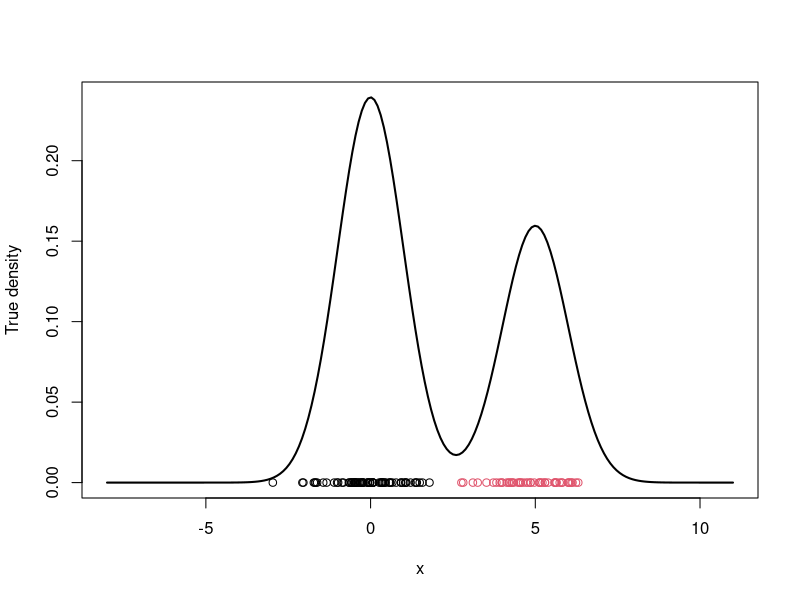
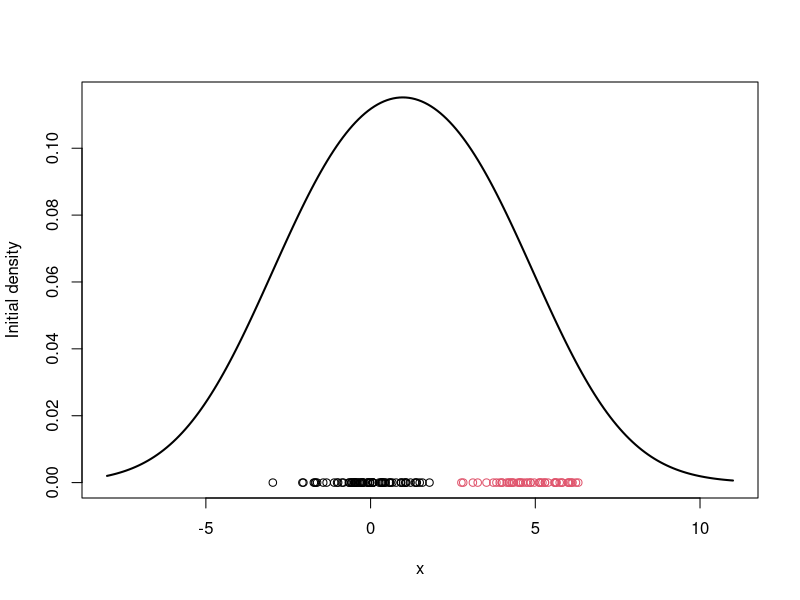
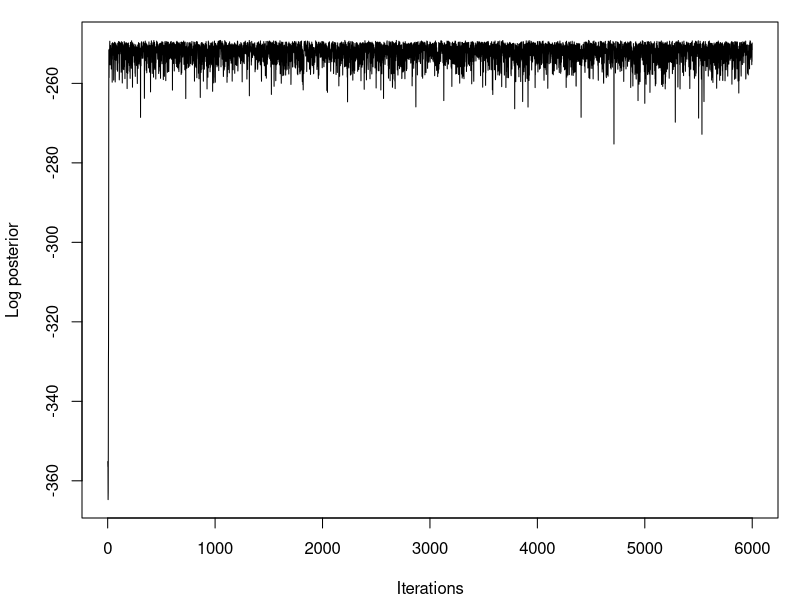
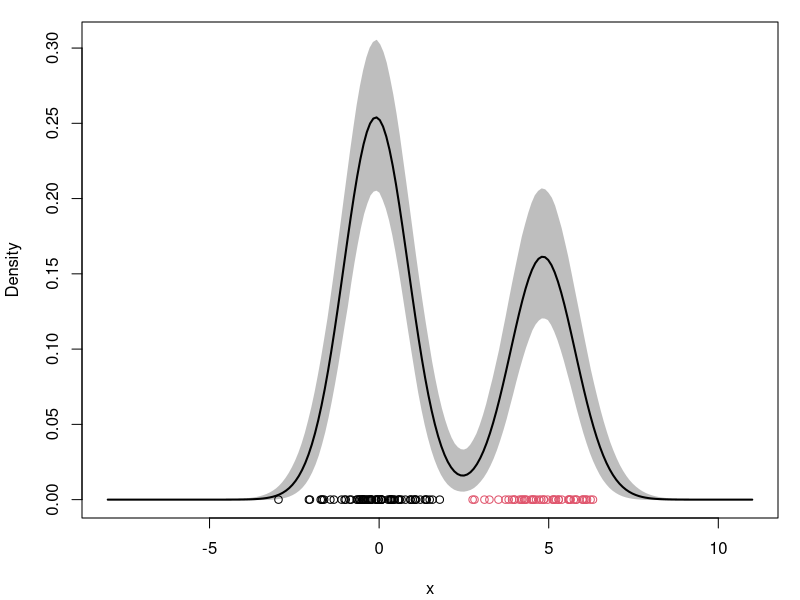
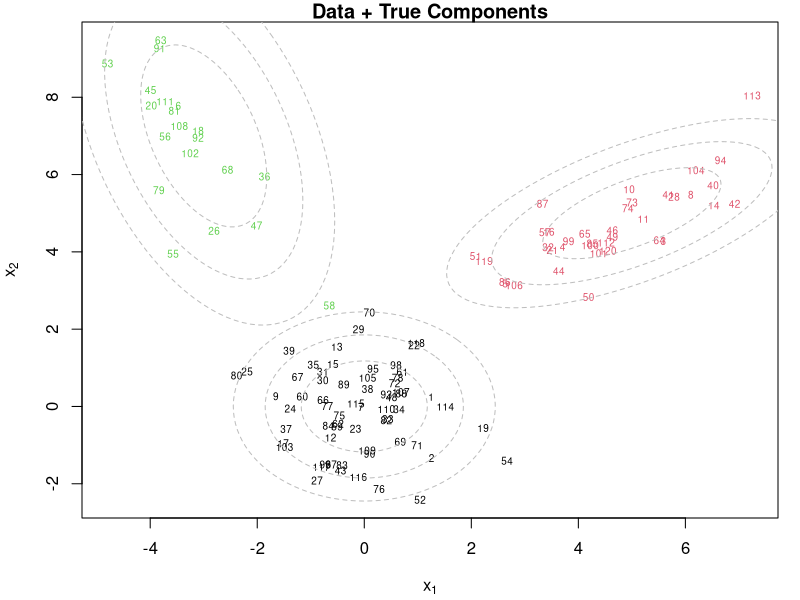
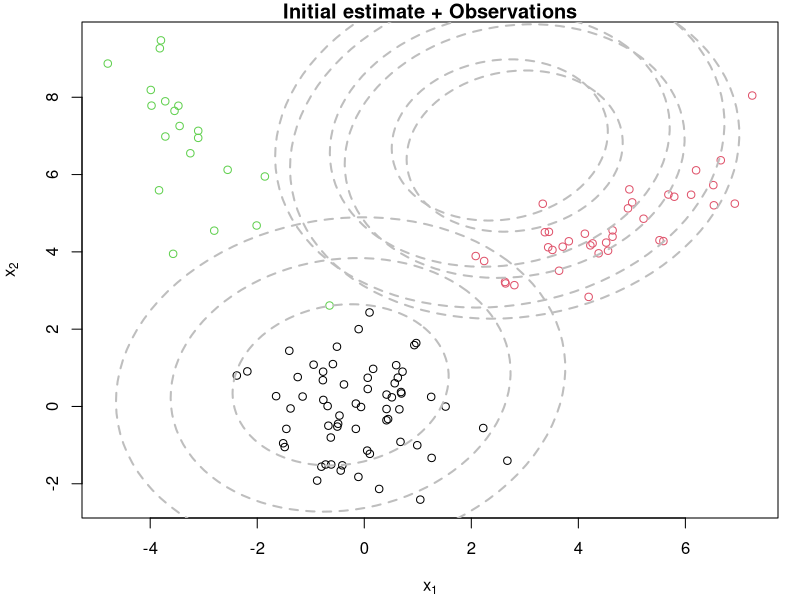
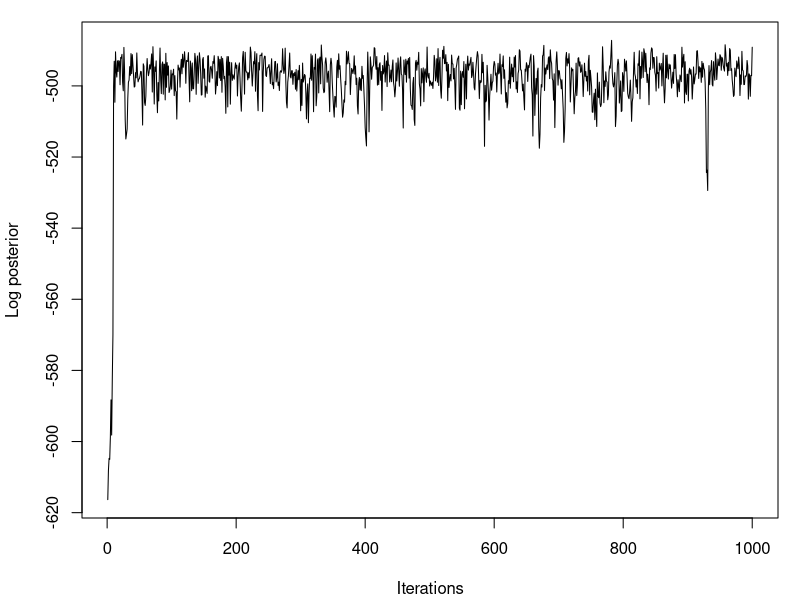
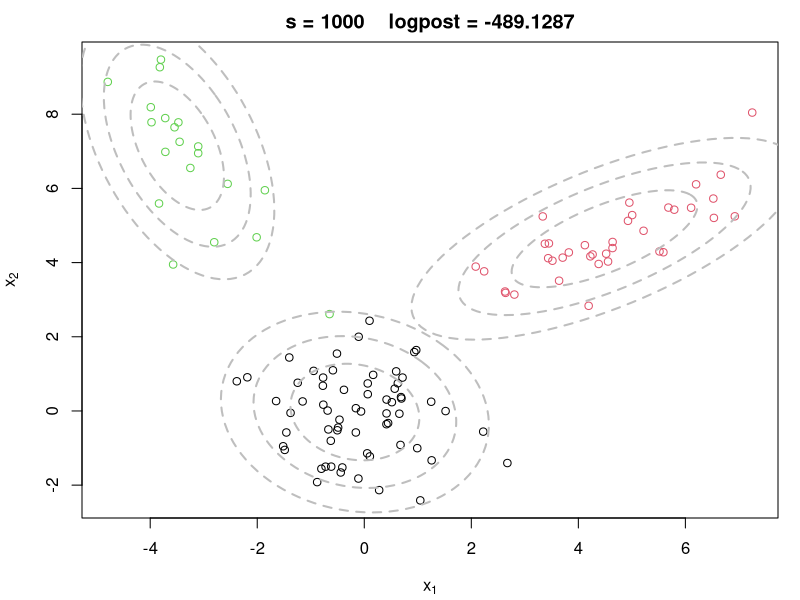

Write the R code that produced these figures, in order.
## ---- chunk 1
#| label: lbl-mcmc-setup

#### Example of an MCMC algorithm for fitting a location mixture of 2 Gaussian components
#### The algorithm is tested using simulated data

## Clear the environment and load required libraries
rm(list=ls())
library(MCMCpack)
set.seed(81196)  # So that results are reproducible
## ---- chunk 2
#| label: lbl-mcmc-generate-data
## Generate data from a mixture with 2 components
KK         = 2
w.true     = 0.6  # True weights associated with the components
mu.true    = rep(0, KK)
mu.true[1] = 0   # True mean for the first component
mu.true[2] = 5   # True mean for the second component
sigma.true = 1   # True standard deviation of all components
n          = 120         # Number of observations to be generated
cc.true = sample(1:KK, n, replace=T, prob=c(w.true,1-w.true))
x  = rep(0, n)
for(i in 1:n){
  x[i] = rnorm(1, mu.true[cc.true[i]], sigma.true)
}
## ---- chunk 3
#| label: fig-mcmc-true-density
#| fig-cap: "True density and data points"

# Plot the true density
par(mfrow=c(1,1))
xx.true = seq(-8,11,length=200)
yy.true = w.true*dnorm(xx.true, mu.true[1], sigma.true) + 
  (1-w.true)*dnorm(xx.true, mu.true[2], sigma.true) 
plot(xx.true, yy.true, type="l", xlab="x", ylab="True density", lwd=2)
points(x, rep(0,n), col=cc.true)
## ---- chunk 4
#| label: lbl-mcmc-algorithm

## Initialize the parameters
w     = 1/2                         #Assign equal weight to each component to start with
mu    = rnorm(KK, mean(x), sd(x))   #Random cluster centers randomly spread over the support of the data
sigma = sd(x)                       #Initial standard deviation

# Plot the initial guess for the density
xx = seq(-8,11,length=200)
yy = w*dnorm(xx, mu[1], sigma) + (1-w)*dnorm(xx, mu[2], sigma)
plot(xx, yy, type="l", ylim=c(0, max(yy)), xlab="x", 
     ylab="Initial density", lwd=2)
points(x, rep(0,n), col=cc.true)

## The actual MCMC algorithm starts here
# Priors
aa  = rep(1,KK)  # Uniform prior on w
eta = 0          # Mean 0 for the prior on mu_k
tau = 5          # Standard deviation 5 on the prior for mu_l
dd  = 2
qq  = 1

# Number of iterations of the sampler
rrr   = 6000
burn  = 1000


# Storing the samples
cc.out    = array(0, dim=c(rrr, n))
w.out     = rep(0, rrr)
mu.out    = array(0, dim=c(rrr, KK))
sigma.out = rep(0, rrr)
logpost   = rep(0, rrr)

# MCMC iterations
for(s in 1:rrr){
  # Sample the indicators
  cc = rep(0,n)
  for(i in 1:n){
    v = rep(0,KK)
    v[1] = log(w) + dnorm(x[i], mu[1], sigma, log=TRUE)  #Compute the log of the weights
    v[2] = log(1-w) + dnorm(x[i], mu[2], sigma, log=TRUE)  #Compute the log of the weights
    v = exp(v - max(v))/sum(exp(v - max(v)))
    cc[i] = sample(1:KK, 1, replace=TRUE, prob=v)
  }
  
  # Sample the weights
  w = rbeta(1, aa[1] + sum(cc==1), aa[2] + sum(cc==2))

  # Sample the means
  for(k in 1:KK){
    nk    = sum(cc==k)
    xsumk = sum(x[cc==k])
    tau2.hat = 1/(nk/sigma^2 + 1/tau^2)
    mu.hat  = tau2.hat*(xsumk/sigma^2 + eta/tau^2)
    mu[k]   = rnorm(1, mu.hat, sqrt(tau2.hat))
  }

  # Sample the variances
  dd.star = dd + n/2
  qq.star = qq + sum((x - mu[cc])^2)/2
  sigma = sqrt(rinvgamma(1, dd.star, qq.star))

  # Store samples
  cc.out[s,]   = cc
  w.out[s]     = w
  mu.out[s,]   = mu
  sigma.out[s] = sigma


  # Compute the log posterior
  for(i in 1:n){
    if(cc[i]==1){
      logpost[s] = logpost[s] + log(w) + dnorm(x[i], mu[1], sigma, log=TRUE)
    }else{
      logpost[s] = logpost[s] + log(1-w) + dnorm(x[i], mu[2], sigma, log=TRUE)
    }
  }

  logpost[s] = logpost[s] + dbeta(w, aa[1], aa[2],log = T)
  for(k in 1:KK){
    logpost[s] = logpost[s] + dnorm(mu[k], eta, tau, log = T)
  }

  logpost[s] = logpost[s] + log(dinvgamma(sigma^2, dd, 1/qq))
  
  # print s every 500 iterations
  if(s/500==floor(s/500)){
    print(paste("s =",s))
  }
}
## ---- chunk 5
#| label: fig-mcmc-plot-logpost
#| fig-cap: "Log posterior distribution for various samples"

## Plot the logposterior distribution for various samples
par(mfrow=c(1,1))
par(mar=c(4,4,1,1)+0.1)
plot(logpost, type="l", xlab="Iterations", ylab="Log posterior")

xx = seq(-8,11,length=200)
density.posterior = array(0, dim=c(rrr-burn,length(xx)))
for(s in 1:(rrr-burn)){
  density.posterior[s,] = density.posterior[s,] + w.out[s+burn]*dnorm(xx,mu.out[s+burn,1],sigma.out[s+burn]) +
                                                  (1-w.out[s+burn])*dnorm(xx,mu.out[s+burn,2],sigma.out[s+burn])
}
## ---- chunk 6
#| label: fig-mcmc-plot-density
#| fig-cap: "Posterior density estimate"
## report the posterior mean and 95% credible interval
density.posterior.m = apply(density.posterior , 2, mean)
density.posterior.lq = apply(density.posterior, 2, quantile, 0.025)
density.posterior.uq = apply(density.posterior, 2, quantile, 0.975)

## Plot the posterior density estimate
par(mfrow=c(1,1))
par(mar=c(4,4,1,1)+0.1)
plot(xx, density.posterior.m, type="n",ylim=c(0,max(density.posterior.uq)), xlab="x", ylab="Density")
polygon(c(xx,rev(xx)), c(density.posterior.lq, rev(density.posterior.uq)), col="grey", border="grey")
lines(xx, density.posterior.m, lwd=2)
points(x, rep(0,n), col=cc.true)
## ---- chunk 7
#| label: lbl-mcmc-example-2
#| 
#### Example of an MCMC algorithm for fitting a mixtures of K p-variate Gaussian components
#### The algorithm is tested using simulated data

## Clear the environment and load required libraries
rm(list=ls())
library(mvtnorm)
library(ellipse)
library(MCMCpack)

## Generate data from a mixture with 3 components
KK      = 3
p       = 2
w.true = c(0.5,0.3,0.2)  # True weights associated with the components
mu.true     = array(0, dim=c(KK,p))
mu.true[1,] = c(0,0)   #True mean for the first component
mu.true[2,] = c(5,5)   #True mean for the second component
mu.true[3,] = c(-3,7)   #True mean for the third component
Sigma.true      = array(0, dim=c(KK,p,p))
Sigma.true[1,,] = matrix(c(1,0,0,1),p,p)   #True variance for the first component
Sigma.true[2,,] = matrix(c(2,0.9,0.9,1),p,p)   #True variance for the second component
Sigma.true[3,,] = matrix(c(1,-0.9,-0.9,4),p,p)   #True variance for the third component
set.seed(63252)    #Keep seed the same so that we can reproduce results
n  = 120
cc.true = sample(1:3, n, replace=T, prob=w.true)
x  = array(0, dim=c(n,p))
for(i in 1:n){
  x[i,] = rmvnorm(1, mu.true[cc.true[i],], Sigma.true[cc.true[i],,])
}

par(mfrow=c(1,1))
plot(x[,1], x[,2], col=cc.true, xlab=expression(x[1]), ylab=expression(x[2]), type="n")
text(x[,1], x[,2], seq(1,n), col=cc.true, cex=0.6)
for(k in 1:KK){
  lines(ellipse(x=Sigma.true[k,,], centre=mu.true[k,], level=0.50), col="grey", lty=2)
  lines(ellipse(x=Sigma.true[k,,], centre=mu.true[k,], level=0.82), col="grey", lty=2)
  lines(ellipse(x=Sigma.true[k,,], centre=mu.true[k,], level=0.95), col="grey", lty=2)
}
title(main="Data + True Components")

## Initialize the parameters
w          = rep(1,KK)/KK  #Assign equal weight to each component to start with
mu         = rmvnorm(KK, apply(x,2,mean), var(x))   #RandomCluster centers randomly spread over the support of the data
Sigma      = array(0, dim=c(KK,p,p))  #Initial variances are assumed to be the same
Sigma[1,,] = var(x)/KK  
Sigma[2,,] = var(x)/KK
Sigma[3,,] = var(x)/KK
cc         = sample(1:KK, n, replace=TRUE, prob=w)

par(mfrow=c(1,1))
plot(x[,1], x[,2], col=cc.true, xlab=expression(x[1]), ylab=expression(x[2]))
for(k in 1:KK){
  lines(ellipse(x=Sigma[k,,], centre=mu[k,], level=0.50), col="grey", lty=2, lwd=2)
  lines(ellipse(x=Sigma[k,,], centre=mu[k,], level=0.82), col="grey", lty=2, lwd=2)
  lines(ellipse(x=Sigma[k,,], centre=mu[k,], level=0.95), col="grey", lty=2, lwd=2)
}
title(main="Initial estimate + Observations")

# Priors
aa = rep(1, KK)
dd = apply(x,2,mean)
DD = 10*var(x)
nu = p
SS = var(x)/3

# Number of iteration of the sampler
rrr = 1000

# Storing the samples
cc.out    = array(0, dim=c(rrr, n))
w.out     = array(0, dim=c(rrr, KK))
mu.out    = array(0, dim=c(rrr, KK, p))
Sigma.out = array(0, dim=c(rrr, KK, p, p))
logpost   = rep(0, rrr)

for(s in 1:rrr){
  # Sample the indicators
  for(i in 1:n){
    v = rep(0,KK)
    for(k in 1:KK){
      v[k] = log(w[k]) + mvtnorm::dmvnorm(x[i,], mu[k,], Sigma[k,,], log=TRUE)  #Compute the log of the weights
    }
    v = exp(v - max(v))/sum(exp(v - max(v)))
    cc[i] = sample(1:KK, 1, replace=TRUE, prob=v)
  }
  
  # Sample the weights
  w = as.vector(rdirichlet(1, aa + tabulate(cc)))
  
  # Sample the means
  DD.st = matrix(0, nrow=p, ncol=p)
  for(k in 1:KK){
    mk    = sum(cc==k)
    xsumk = apply(x[cc==k,], 2, sum)
    DD.st = solve(mk*solve(Sigma[k,,]) + solve(DD))
    dd.st = DD.st%*%(solve(Sigma[k,,])%*%xsumk + solve(DD)%*%dd)
    mu[k,] = as.vector(rmvnorm(1,dd.st,DD.st))
  }
  
  # Sample the variances
  xcensumk = array(0, dim=c(KK,p,p))
  for(i in 1:n){
    xcensumk[cc[i],,] = xcensumk[cc[i],,] + (x[i,] - mu[cc[i],])%*%t(x[i,] - mu[cc[i],])
  }
  for(k in 1:KK){
    Sigma[k,,] = riwish(nu + sum(cc==k), SS + xcensumk[k,,])
  }
  
  # Store samples
  cc.out[s,]      = cc
  w.out[s,]       = w
  mu.out[s,,]     = mu
  Sigma.out[s,,,] = Sigma
  for(i in 1:n){
    logpost[s] = logpost[s] + log(w[cc[i]]) + mvtnorm::dmvnorm(x[i,], mu[cc[i],], Sigma[cc[i],,], log=TRUE)
  }
  logpost[s] = logpost[s] + ddirichlet(w, aa)
  for(k in 1:KK){
    logpost[s] = logpost[s] + mvtnorm::dmvnorm(mu[k,], dd, DD, log=TRUE)
    logpost[s] = logpost[s] + log(diwish(Sigma[k,,], nu, SS))
  }
  
  if(s/250==floor(s/250)){
    print(paste("s = ", s))
  }  
}

## Plot the logposterior distribution for various samples
par(mfrow=c(1,1))
par(mar=c(4,4,1,1)+0.1)
plot(logpost, type="l", xlab="Iterations", ylab="Log posterior")

## Plot the density estimate for the last iteration of the MCMC
par(mfrow=c(1,1))
par(mar=c(4,4,2,1)+0.1)
plot(x[,1], x[,2], col=cc.true, main=paste("s =",s,"   logpost =", round(logpost[s],4)), xlab=expression(x[1]), ylab=expression(x[2]))
for(k in 1:KK){
  lines(ellipse(x=Sigma[k,,], centre=mu[k,], level=0.50), col="grey", lty=2, lwd=2)
  lines(ellipse(x=Sigma[k,,], centre=mu[k,], level=0.82), col="grey", lty=2, lwd=2)
  lines(ellipse(x=Sigma[k,,], centre=mu[k,], level=0.95), col="grey", lty=2, lwd=2)
}
## ---- chunk 8
#| label: mcmc_zero_inflated

rm(list=ls())
library(MCMCpack)
set.seed(81196)  # So that results are reproducible

# Data loading

x <- read.csv("./data/nestsize.csv")[[1]]
n <- length(x)

# The actual MCMC algorithm starts here

## MCMC iterations of the sampler

iterations <- 6000
burn <- 1000

## Initialize the parameters

cc         = rep(2, n)
cc[x == 0] = sample(1:2, sum(x == 0), replace = TRUE, prob = c(0.5, 0.5))

## Priors

aa = c(1, 1)  # Uniform prior on w
w     = 0.2 # fewer zeros
lambda = mean(x[x > 0])  # Initial lambda from nonzero data

# Storing the samples
w.out      = rep(0, iterations)
cc.out     = array(0, dim=c(iterations, n))
lambda.out = array(0, dim=c(iterations, n))

# logpost    = rep(0, iterations)
# MCMC iterations

for (s in 1:iterations) {

  # Sample latent indicators c_i

  cc = numeric(n)
  for (i in 1:n) {
    if (x[i] == 0) {
      logp1 = log(w)
      logp2 = log(1 - w) + dpois(0, lambda, log=TRUE)
      probs = exp(c(logp1, logp2) - max(logp1, logp2))
      probs = probs / sum(probs)
      cc[i] = sample(1:2, 1, prob = probs)
    } else {
      cc[i] = 2
    }
  }

  # Sample the weights

  w = rbeta(1, aa[1] + sum(cc==1), aa[2] + sum(cc==2))
  lambda = rgamma(1, shape = 1 + sum(x[cc == 2]), rate = 1 + sum(cc == 2))

  # Store samples

  w.out[s] =  w
  lambda.out[s]  = lambda
  cc.out[s,] = cc

}

# Posterior summaries

w.post = w.out[-(1:burn)]
lambda.post = lambda.out[-(1:burn)]
cat("Posterior mean of w:", mean(w.post), "\n")
cat("Posterior mean of lambda:", mean(lambda.post), "\n")

## ---- chunk 9
